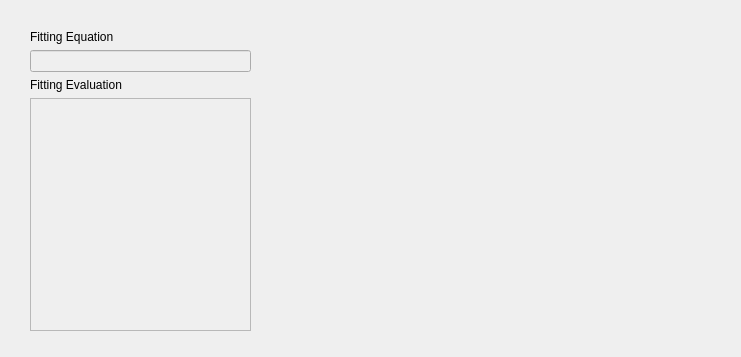
<?xml version="1.0" encoding="UTF-8"?>
<ui version="4.0">
 <class>ChartViewDialog</class>
 <widget class="QDialog" name="ChartViewDialog">
  <property name="geometry">
   <rect>
    <x>0</x>
    <y>0</y>
    <width>741</width>
    <height>357</height>
   </rect>
  </property>
  <property name="windowTitle">
   <string>Distance Decay Parameter Fitting</string>
  </property>
  <widget class="QChartView" name="chartwidget" native="true">
   <property name="geometry">
    <rect>
     <x>270</x>
     <y>40</y>
     <width>431</width>
     <height>291</height>
    </rect>
   </property>
   <property name="autoFillBackground">
    <bool>false</bool>
   </property>
  </widget>
  <widget class="QWidget" name="verticalLayoutWidget">
   <property name="geometry">
    <rect>
     <x>30</x>
     <y>30</y>
     <width>221</width>
     <height>301</height>
    </rect>
   </property>
   <layout class="QVBoxLayout" name="verticalLayout">
    <item>
     <widget class="QLabel" name="label">
      <property name="text">
       <string>Fitting Equation</string>
      </property>
     </widget>
    </item>
    <item>
     <widget class="QLineEdit" name="Equation_Edit">
      <property name="enabled">
       <bool>false</bool>
      </property>
     </widget>
    </item>
    <item>
     <widget class="QLabel" name="label_2">
      <property name="text">
       <string>Fitting Evaluation</string>
      </property>
     </widget>
    </item>
    <item>
     <widget class="QTextEdit" name="Evaluation_Edit">
      <property name="enabled">
       <bool>false</bool>
      </property>
     </widget>
    </item>
   </layout>
  </widget>
 </widget>
 <customwidgets>
  <customwidget>
   <class>QChartView</class>
   <extends>QWidget</extends>
   <header>qchartview.h</header>
   <container>1</container>
  </customwidget>
 </customwidgets>
 <resources/>
 <connections/>
</ui>
